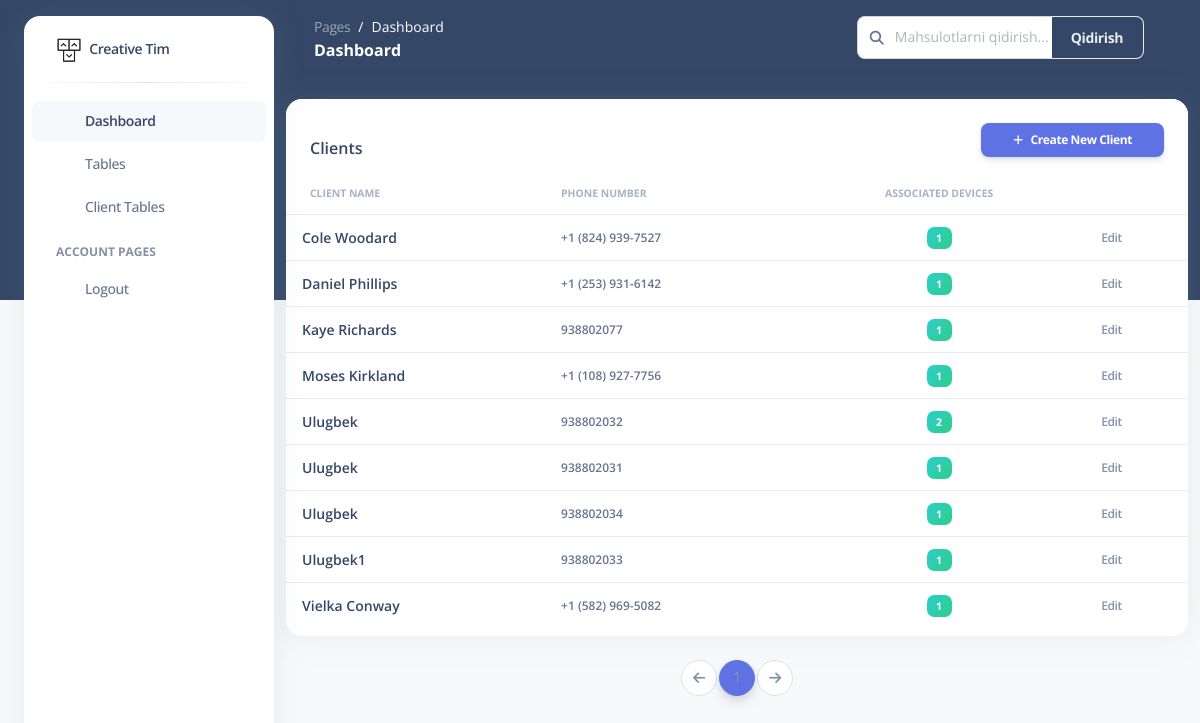
Page /product/client/ (signed in) on the earlier database version.
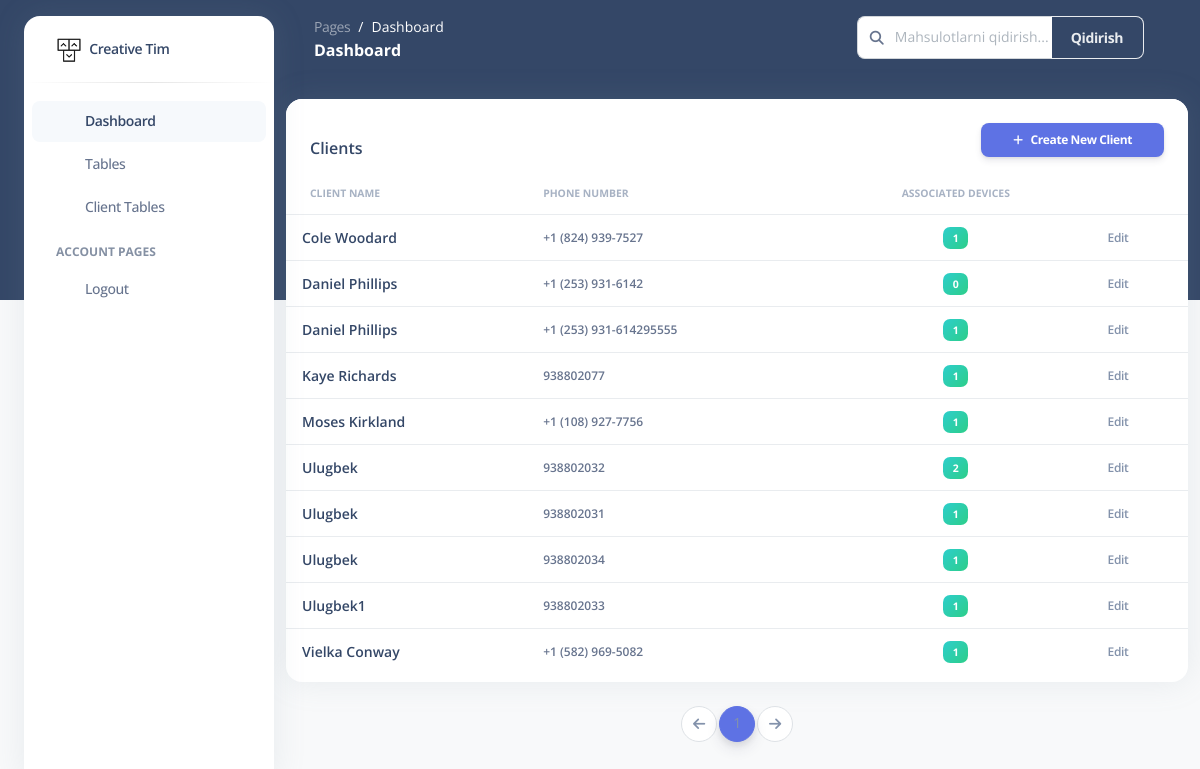
Same page on the later database version.
### product/models.py (models this page shows, shortened)
class Client(models.Model):
    name = models.CharField(max_length=255, verbose_name="Client Name")
    phone = models.CharField(
        max_length=15,
        unique=True,
        verbose_name="Phone Number",
        help_text="Enter the phone number (up to 15 digits)."
    )

### product/views.py (the view)
# urls.py: path('client/', views.client_list, name='client_list'),
def client_list(request):
    query = request.GET.get('q', '')
    clients = Client.objects.annotate(product_count=Count('products')).filter(
        Q(name__icontains=query) | Q(phone__icontains=query)
    ).order_by('name')
    paginator = Paginator(clients, 10)
    page_number = request.GET.get('page')
    page_obj = paginator.get_page(page_number)
    return render(request, 'pages/client_table.html', {'page_obj': page_obj, 'query': query})

### templates/pages/client_table.html
{% extends 'pages/base.html' %}
{% block content %}
<div class="container-fluid py-4">
    <div class="row">
        <div class="col-12">
            <div class="card mb-4">
                <div class="card-header pb-0 d-flex justify-content-between align-items-center">
                    <h6 class="mb-0">Clients</h6>
                    <a href="{% url 'product_create' %}" class="btn btn-primary btn-sm">
                        <i class="fas fa-plus me-2"></i>Create New Client
                    </a>
                </div>
                <div class="card-body px-0 pt-0 pb-2">
                    <div class="table-responsive p-0">
                        <table class="table align-items-center mb-0">
                            <thead>
                            <tr>
                                <th class="text-uppercase text-secondary text-xxs font-weight-bolder opacity-7">Client
                                    Name
                                </th>
                                <th class="text-uppercase text-secondary text-xxs font-weight-bolder opacity-7 ps-2">
                                    Phone Number
                                </th>
                                <th class="text-center text-uppercase text-secondary text-xxs font-weight-bolder opacity-7">
                                    Associated Devices
                                </th>
                                <th class="text-secondary opacity-7"></th>
                            </tr>
                            </thead>
                            <tbody>
                            {% for client in page_obj %}
                            <tr>
                                <td>
                                    <div class="d-flex px-2 py-1">
                                        <div class="d-flex flex-column justify-content-center">
                                            <h6 class="mb-0 text-sm">{{ client.name }}</h6>
                                        </div>
                                    </div>
                                </td>
                                <td>
                                    <p class="text-xs font-weight-bold mb-0">{{ client.phone }}</p>
                                </td>
                                <td class="align-middle text-center text-sm">
                                    <span class="badge badge-sm bg-gradient-success">{{ client.product_count }}</span>
                                </td>
                                <td class="align-middle">
                                    <a href="{% url 'client_detail' client.id %}"
                                       class="text-secondary font-weight-bold text-xs" data-toggle="tooltip"
                                       data-original-title="Edit client">
                                        Edit
                                    </a>
                                </td>
                            </tr>
                            {% endfor %}
                            </tbody>
                        </table>
                    </div>
                </div>
            </div>
        </div>
    </div>
    <nav aria-label="Page navigation example">
        <ul class="pagination justify-content-center">
            {% if page_obj.has_previous %}
            <li class="page-item">
                <a class="page-link" href="?page={{ page_obj.previous_page_number }}&q={{ query }}" tabindex="-1">Previous</a>
            </li>
            {% else %}
            <li class="page-item disabled">
                <a class="page-link" href="#" tabindex="-1"><i class="fa-solid fa-arrow-left"></i></a>
            </li>
            {% endif %}
            {% for num in page_obj.paginator.page_range %}
            {% if page_obj.number == num %}
            <li class="page-item active"><a class="page-link" href="?page={{ num }}&q={{ query }}">{{ num }}</a></li>
            {% elif num > page_obj.number|add:'-3' and num < page_obj.number|add:'3' %}
            <li class="page-item"><a class="page-link" href="?page={{ num }}&q={{ query }}">{{ num }}</a></li>
            {% endif %}
            {% endfor %}
            {% if page_obj.has_next %}
            <li class="page-item">
                <a class="page-link" href="?page={{ page_obj.next_page_number }}&q={{ query }}">Next</a>
            </li>
            {% else %}
            <li class="page-item disabled">
                <a class="page-link" href="#"><i class="fa-solid fa-arrow-right"></i></a>
            </li>
            {% endif %}
        </ul>
    </nav>
</div>
{% endblock %}

### templates/pages/base.html (shortened to what this page needs)
<!DOCTYPE html>
{% load static %}
<html lang="en">
<head>
    <link href="https://demos.creative-tim.com/argon-dashboard-pro/assets/css/nucleo-icons.css" rel="stylesheet"/>
    <link href="https://demos.creative-tim.com/argon-dashboard-pro/assets/css/nucleo-svg.css" rel="stylesheet"/>
    <link id="pagestyle" href="{% static 'assets/css/argon-dashboard.css' %}" rel="stylesheet"/>
    <link rel="stylesheet"
          href="https://cdnjs.cloudflare.com/ajax/libs/font-awesome/6.5.2/css/all.min.css">
</head>
<body class="g-sidenav-show   bg-gray-100">
{% if user.is_authenticated %}
{% include 'pages/navbar.html' %}
{% else %}
<div class="container">
    <h1><a href="{% url 'login' %}"> Login </a></h1>
</div>
{% endif %}
<main class="main-content position-relative border-radius-lg ">
    {% include 'pages/search.html' %}
    {% block content %}{% endblock %}
</main>
</body>
</html>

### templates/pages/navbar.html (shortened to what this page needs)
{% load static %}
<aside class="sidenav bg-white navbar navbar-vertical navbar-expand-xs border-0 border-radius-xl my-3 fixed-start ms-4 "
       id="sidenav-main">
    <div class="sidenav-header">
        <a class="navbar-brand m-0" href=" https://demos.creative-tim.com/argon-dashboard/pages/dashboard.html "
           target="_blank">
            <img src="{% static 'assets/img/logo-ct-dark.png' %}" width="26px" height="26px"
                 class="navbar-brand-img h-100" alt="main_logo">
            <span class="ms-1 font-weight-bold">Creative Tim</span>
        </a>
    </div>
    <hr class="horizontal dark mt-0">
    <div class="collapse navbar-collapse  w-auto " id="sidenav-collapse-main">
        <ul class="navbar-nav">
            <li class="nav-item">
                <a class="nav-link active" href="{% url 'home' %}">
                    <div class="icon icon-shape icon-sm border-radius-md text-center me-2 d-flex align-items-center justify-content-center">
                    </div>
                    <span class="nav-link-text ms-1">Dashboard</span>
                </a>
            </li>
            <li class="nav-item">
                <a class="nav-link " href="{% url 'product_list' %}">
                    <div class="icon icon-shape icon-sm border-radius-md text-center me-2 d-flex align-items-center justify-content-center">
                    </div>
                    <span class="nav-link-text ms-1">Tables</span>
                </a>
            </li>
            <li class="nav-item">
                <a class="nav-link " href="{% url 'client_list' %}">
                    <div class="icon icon-shape icon-sm border-radius-md text-center me-2 d-flex align-items-center justify-content-center">
                    </div>
                    <span class="nav-link-text ms-1">Client Tables</span>
                </a>
            </li>
            <li class="nav-item mt-3">
                <h6 class="ps-4 ms-2 text-uppercase text-xs font-weight-bolder opacity-6">Account pages</h6>
            </li>
            <li class="nav-item">
                <a class="nav-link " href="{% url 'login' %}">
                    <div class="icon icon-shape icon-sm border-radius-md text-center me-2 d-flex align-items-center justify-content-center">
                    </div>
                    {% if user.is_authenticated %}
                    <span class="nav-link-text ms-1">Logout</span>
                    {% else %}
                    <span class="nav-link-text ms-1">Login</span>
                    {% endif %}
                </a>
            </li>
        </ul>
    </div>
</aside>

### templates/pages/search.html
<nav class="navbar navbar-main navbar-expand-lg px-0 mx-4 shadow-none border-radius-xl" id="navbarBlur"
     data-scroll="false">
    <div class="container-fluid py-1 px-3">
        <nav aria-label="breadcrumb">
            <ol class="breadcrumb bg-transparent mb-0 pb-0 pt-1 px-0 me-sm-6 me-5">
                <li class="breadcrumb-item text-sm"><a class="opacity-5 text-white" href="javascript:;">Pages</a></li>
                <li class="breadcrumb-item text-sm text-white active" aria-current="page">Dashboard</li>
            </ol>
            <h6 class="font-weight-bolder text-white mb-0">Dashboard</h6>
        </nav>
        <div class="collapse navbar-collapse mt-sm-0 mt-2 me-md-0 me-sm-4" id="navbar">
            <div class="ms-md-auto pe-md-3 d-flex align-items-center">
                <form method="get" action="{% url 'product_list' %}" class="input-group">
          <span class="input-group-text text-body bg-white border-end-0">
            <i class="fas fa-search" aria-hidden="true"></i>
          </span>
                    <input type="text" name="q" class="form-control bg-white border-start-0"
                           placeholder="Mahsulotlarni qidirish..." value="{{ query }}">
                    <button type="submit" class="btn btn btn-outline-light mb-0">Qidirish</button>
                </form>
            </div>
        </div>
    </div>
</nav>

Differences in the rows shown:
computed for Client (number 2 of 10 on the later page): product_count "1" → "0"
added Client: name "Daniel Phillips", phone "+1 (253) 931-614295555", product_count "1"
